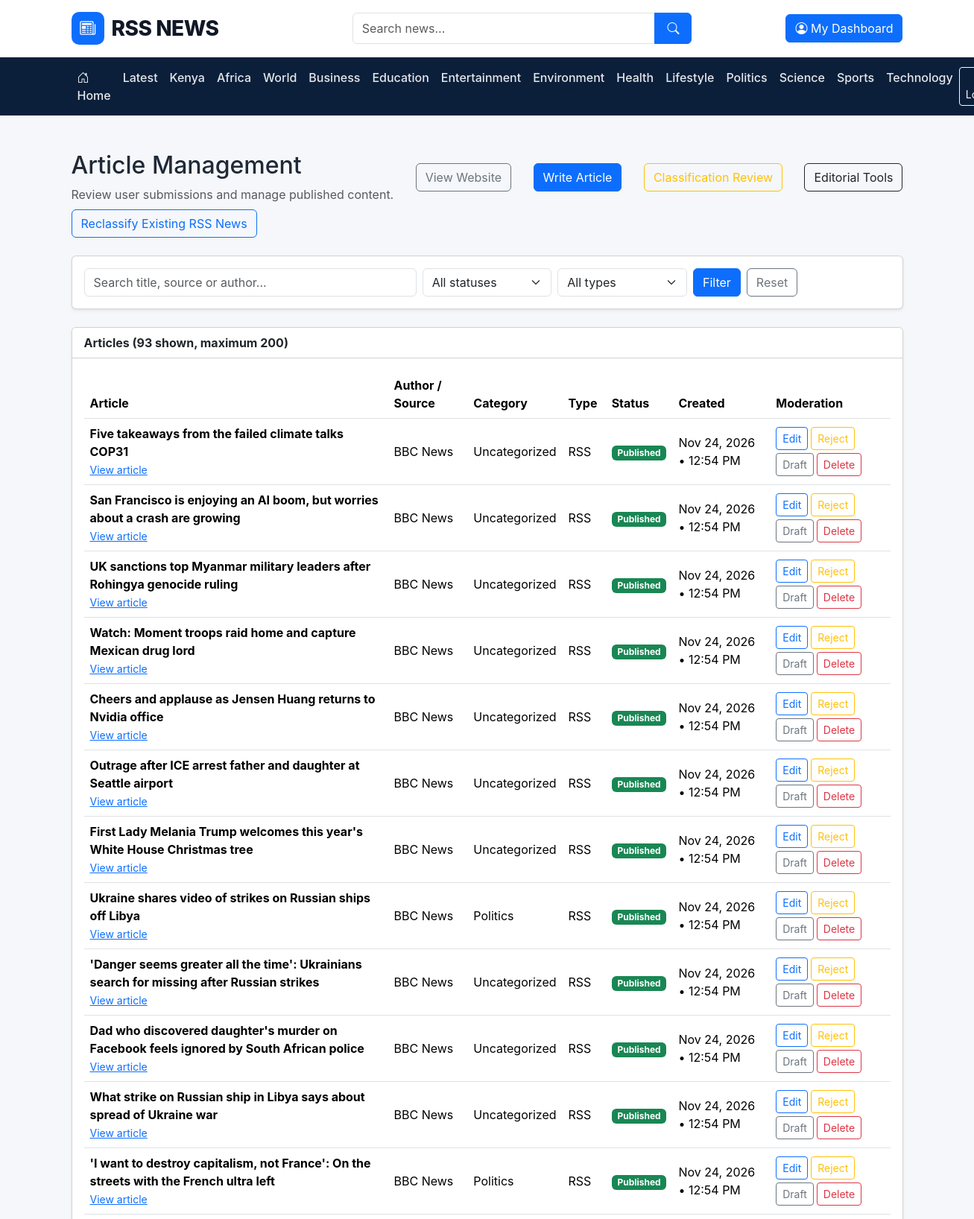
Page /admin/articles.php (signed in, upper part) on the committed database.
### tables this page shows
CREATE TABLE `categories` (
  `id` int(10) UNSIGNED NOT NULL,
  `name` varchar(100) NOT NULL,
  `slug` varchar(150) NOT NULL,
  `description` varchar(255) DEFAULT NULL,
  `category_type` enum('topic','legacy_geo') NOT NULL DEFAULT 'topic',
  `status` enum('active','inactive') NOT NULL DEFAULT 'active',
  `created_at` timestamp NOT NULL DEFAULT current_timestamp(),
  `updated_at` timestamp NOT NULL DEFAULT current_timestamp() ON UPDATE current_timestamp()
);

CREATE TABLE `articles` (
  `id` int(10) UNSIGNED NOT NULL,
  `user_id` int(10) UNSIGNED DEFAULT NULL,
  `category_id` int(10) UNSIGNED DEFAULT NULL,
  `region` enum('kenya','africa','world') NOT NULL DEFAULT 'world',
  `country_code` char(2) DEFAULT NULL,
  `classification_confidence` decimal(5,2) DEFAULT NULL,
  `classification_source` enum('manual','rss_rules','author_review') NOT NULL DEFAULT 'manual',
  `classification_needs_review` tinyint(1) NOT NULL DEFAULT 0,
  `classification_notes` varchar(500) DEFAULT NULL,
  `is_featured` tinyint(1) NOT NULL DEFAULT 0,
  `is_breaking` tinyint(1) NOT NULL DEFAULT 0,
  `scheduled_at` datetime DEFAULT NULL,
  `rss_feed_id` int(10) UNSIGNED DEFAULT NULL,
  `title` varchar(255) NOT NULL,
  `slug` varchar(300) NOT NULL,
  `excerpt` text DEFAULT NULL,
  `content` longtext DEFAULT NULL,
  `featured_image` varchar(2048) DEFAULT NULL,
  `source_name` varchar(150) DEFAULT NULL,
  `source_url` varchar(2048) DEFAULT NULL,
  `article_type` enum('user','rss') NOT NULL DEFAULT 'user',
  `status` enum('draft','pending','published','rejected') NOT NULL DEFAULT 'draft',
  `published_at` datetime DEFAULT NULL,
  `created_at` timestamp NOT NULL DEFAULT current_timestamp(),
  `updated_at` timestamp NOT NULL DEFAULT current_timestamp() ON UPDATE current_timestamp(),
  `deleted_at` datetime DEFAULT NULL
);

### includes/functions.php (called while the page is built, shortened)
<?php
function e(mixed $value): string
{
    return htmlspecialchars((string) $value, ENT_QUOTES, 'UTF-8');
}
function url(string $path = ''): string
{
    return BASE_URL . '/' . ltrim($path, '/');
}
function formatNewsDate(?string $date): string
{
    $timestamp = strtotime($date);
    return $timestamp === false
        ? ''
        : date('M d, Y • h:i A', $timestamp);
}
function articleUrl(int $id, string $slug): string
{
    return url(
        'article.php?id=' . $id . '&slug=' . urlencode($slug)
    );
}
function categoryUrl(string $slug): string
{
    return url('category.php?slug=' . urlencode($slug));
}

### includes/auth.php (called while the page is built, shortened)
<?php
require_once __DIR__ . '/functions.php';
function isLoggedIn(): bool
{
    return isset($_SESSION['user_id']);
}
function currentUserRole(): ?string
{
    return $_SESSION['user_role'] ?? null;
}

### admin/articles.php (the view, shortened to what this page needs)
<?php
require_once __DIR__ . '/../config/database.php';
require_once __DIR__ . '/../includes/functions.php';
require_once __DIR__ . '/../includes/auth.php';
$search = trim((string)($_GET['search'] ?? ''));
$where = ['a.deleted_at IS NULL'];
$params = [];
$sql = "
    SELECT a.id, a.title, a.slug, a.article_type, a.status,
           a.source_name, a.created_at, a.published_at,
           c.name AS category_name,
           u.first_name, u.last_name, u.username
    FROM articles a
    LEFT JOIN categories c ON c.id = a.category_id
    LEFT JOIN users u ON u.id = a.user_id
    WHERE " . implode(' AND ', $where) . "
    ORDER BY
        CASE a.status WHEN 'pending' THEN 0 ELSE 1 END,
        a.created_at DESC
    LIMIT 200
";
$stmt = $pdo->prepare($sql);
$stmt->execute($params);
$articles = $stmt->fetchAll();
require_once __DIR__ . '/../includes/header.php';
?>
<div class="container py-5">
    <div class="d-flex justify-content-between align-items-center flex-wrap gap-2 mb-4">
        <div>
            <h1 class="h2">Article Management</h1>
            <p class="text-muted mb-0">Review user submissions and manage published content.</p>
        </div>
        <a href="<?= e(url('index.php')) ?>" class="btn btn-outline-secondary">View Website</a>
        <a href="<?= e(url('user/create_article.php')) ?>" class="btn btn-primary">Write Article</a>
        <a href="<?= e(url('admin/classification_review.php')) ?>" class="btn btn-outline-warning">Classification Review</a>
        <a href="<?= e(url('admin/editorial_tools.php')) ?>" class="btn btn-outline-dark">Editorial Tools</a>
        <form method="POST" action="<?= e(url('admin/reclassify_rss.php')) ?>" onsubmit="return confirm('Reclassify all RSS articles that have not been manually corrected?');"><?= csrfField() ?><button class="btn btn-outline-primary" type="submit">Reclassify Existing RSS News</button></form>
    </div>
    <div class="card shadow-sm mb-4">
        <div class="card-body">
            <form method="GET" class="row g-2">
                <div class="col-lg-5">
                    <input type="search" name="search" class="form-control"
                           placeholder="Search title, source or author..."
                           value="<?= e($search) ?>">
                </div>
                <div class="col-md-3 col-lg-2">
                    <select name="status" class="form-select">
                        <option value="">All statuses</option>
                    </select>
                </div>
                <div class="col-md-3 col-lg-2">
                    <select name="type" class="form-select">
                        <option value="">All types</option>
                    </select>
                </div>
                <div class="col-md-3 col-lg-3 d-flex gap-2">
                    <button class="btn btn-primary" type="submit">Filter</button>
                    <a class="btn btn-outline-secondary" href="<?= e(url('admin/articles.php')) ?>">Reset</a>
                </div>
            </form>
        </div>
    </div>
    <div class="card shadow-sm">
        <div class="card-header bg-white">
            <strong>Articles (<?= count($articles) ?> shown, maximum 200)</strong>
        </div>
        <div class="card-body">
            <?php if (!$articles): ?>
                <p class="text-muted mb-0">No articles match these filters.</p>
            <?php else: ?>
                <div class="table-responsive">
                    <table class="table table-hover align-middle">
                        <thead>
                            <tr>
                                <th>Article</th><th>Author / Source</th><th>Category</th>
                                <th>Type</th><th>Status</th><th>Created</th><th>Moderation</th>
                            </tr>
                        </thead>
                        <tbody>
                        <?php foreach ($articles as $article): ?>
                            <?php
                            $author = trim((string)($article['first_name'] ?? '') . ' ' . (string)($article['last_name'] ?? ''));
                            if ($author === '') {
                                $author = (string)($article['source_name'] ?: 'RSS source');
                            }
                            $badge = match ($article['status']) {
                                'published' => 'success',
                                'pending' => 'warning',
                                'rejected' => 'danger',
                                default => 'secondary'
                            };
                            ?>
                            <tr>
                                <td>
                                    <strong><?= e($article['title']) ?></strong>
                                    <?php if ($article['status'] === 'published'): ?>
                                        <div><a class="small" target="_blank" rel="noopener"
                                            href="<?= e(articleUrl((int)$article['id'], $article['slug'])) ?>">View article</a></div>
                                    <?php endif; ?>
                                </td>
                                <td><?= e($author) ?></td>
                                <td><?= e($article['category_name'] ?? 'Uncategorized') ?></td>
                                <td><?= e(strtoupper($article['article_type'])) ?></td>
                                <td><span class="badge bg-<?= e($badge) ?>"><?= e(ucfirst($article['status'])) ?></span></td>
                                <td><?= e(formatNewsDate($article['created_at'])) ?></td>
                                <td>
                                    <div class="d-flex flex-wrap gap-1">
                                        <a class="btn btn-sm btn-outline-primary" href="<?= e(url('admin/edit_article.php?id=' . (int)$article['id'])) ?>">Edit</a>
                                        <?php if ($article['status'] !== 'rejected'): ?>
                                            <form method="POST">
                                                <button class="btn btn-sm btn-outline-warning" type="submit">Reject</button>
                                            </form>
                                        <?php endif; ?>
                                        <?php if ($article['status'] !== 'draft'): ?>
                                            <form method="POST">
                                                <button class="btn btn-sm btn-outline-secondary" type="submit">Draft</button>
                                            </form>
                                        <?php endif; ?>
                                        <form method="POST" onsubmit="return confirm('Move this article to deleted state?');">
                                            <button class="btn btn-sm btn-outline-danger" type="submit">Delete</button>
                                        </form>
                                    </div>
                                </td>
                            </tr>
                        <?php endforeach; ?>
                        </tbody>
                    </table>
                </div>
            <?php endif; ?>
        </div>
    </div>
</div>
<?php require_once __DIR__ . '/../includes/footer.php'; ?>

### includes/header.php (shortened to what this page needs)
<?php
require_once __DIR__ . '/functions.php';
require_once __DIR__ . '/auth.php';
require_once __DIR__ . '/../config/database.php';
$loggedIn = isLoggedIn();
$userRole = currentUserRole();
$dashboardPath = $userRole === 'admin' ? 'admin/index.php' : ($userRole === 'author' ? 'admin/articles.php' : 'user/dashboard.php');
?>
<!DOCTYPE html>
<html lang="en">
<head>
    <link href="https://cdn.jsdelivr.net/npm/bootstrap@5.3.3/dist/css/bootstrap.min.css" rel="stylesheet">
    <link href="https://cdn.jsdelivr.net/npm/bootstrap-icons@1.11.3/font/bootstrap-icons.css" rel="stylesheet">
    <link rel="stylesheet" href="<?= e(url('assets/css/style.css')) ?>">
</head>
<body>
<header class="main-header">
    <div class="container">
        <div class="row align-items-center py-3 g-3">
            <div class="col-lg-4 col-md-5">
                <a href="<?= e(url('index.php')) ?>" class="site-logo text-decoration-none">
                    <span class="logo-icon"><i class="bi bi-newspaper"></i></span>
                    <span>RSS NEWS</span>
                </a>
            </div>
            <div class="col-lg-5 col-md-7">
                <form action="<?= e(url('search.php')) ?>" method="GET" class="search-form">
                    <div class="input-group">
                        <input type="search" name="q" class="form-control"
                               placeholder="Search news..." required
                               value="<?= e($_GET['q'] ?? '') ?>">
                        <button class="btn btn-primary" type="submit" aria-label="Search">
                            <i class="bi bi-search"></i>
                        </button>
                    </div>
                </form>
            </div>
            <div class="col-lg-3 text-lg-end">
                <?php if ($loggedIn): ?>
                    <a href="<?= e(url($dashboardPath)) ?>" class="btn btn-primary">
                        <i class="bi bi-person-circle"></i> My Dashboard
                    </a>
                <?php else: ?>
                    <a href="<?= e(url('register.php')) ?>" class="btn btn-primary">
                        <i class="bi bi-person-plus"></i> Join Us
                    </a>
                <?php endif; ?>
            </div>
        </div>
    </div>
</header>
<nav class="navbar navbar-expand-lg navbar-dark main-navbar">
    <div class="container">
        <div class="collapse navbar-collapse" id="mainNavigation">
            <?php
            $navigationCategories = [];
            try {
                $navigationStmt = $pdo->query("
                    SELECT name, slug
                    FROM categories
                    WHERE status = 'active'
                      AND category_type = 'topic'
                      AND slug NOT IN ('kenya', 'africa', 'world')
                    ORDER BY name ASC
                    LIMIT 12
                ");
                $navigationCategories = $navigationStmt->fetchAll(PDO::FETCH_ASSOC);
            } catch (Throwable $navigationError) {
                error_log('Navigation categories error: ' . $navigationError->getMessage());
            }
            ?>
            <ul class="navbar-nav me-auto mb-2 mb-lg-0">
                <li class="nav-item"><a class="nav-link" href="<?= e(url('index.php')) ?>"><i class="bi bi-house-door"></i> Home</a></li>
                <li class="nav-item"><a class="nav-link" href="<?= e(url('latest.php')) ?>">Latest</a></li>
                <li class="nav-item"><a class="nav-link" href="<?= e(url('latest.php?region=kenya')) ?>">Kenya</a></li>
                <li class="nav-item"><a class="nav-link" href="<?= e(url('latest.php?region=africa')) ?>">Africa</a></li>
                <li class="nav-item"><a class="nav-link" href="<?= e(url('latest.php?region=world')) ?>">World</a></li>
                <?php foreach ($navigationCategories as $navigationCategory): ?>
                    <li class="nav-item">
                        <a class="nav-link" href="<?= e(categoryUrl($navigationCategory['slug'])) ?>">
                            <?= e($navigationCategory['name']) ?>
                        </a>
                    </li>
                <?php endforeach; ?>
            </ul>
            <div class="d-flex gap-2">
                <?php if ($loggedIn): ?>
                    <a href="<?= e(url('logout.php')) ?>" class="btn btn-outline-light btn-sm">
                        <i class="bi bi-box-arrow-right"></i> Logout
                    </a>
                <?php else: ?>
                    <a href="<?= e(url('login.php')) ?>" class="btn btn-outline-light btn-sm">
                        <i class="bi bi-person"></i> Login
                    </a>
                <?php endif; ?>
            </div>
        </div>
    </div>
</nav>
<main>

### assets/css/style.css (style rules this page uses)
:root { --primary: #0d6efd; --primary-dark: #084298; --dark: #111827; --light: #f5f7fa; --border: #e5e7eb; --text: #1f2937; --muted: #6b7280; }
* { box-sizing: border-box; }
body { margin: 0; background: var(--light); color: var(--text); font-family: -apple-system, BlinkMacSystemFont, "Segoe UI", Roboto, Arial, sans-serif; }
.main-header { background: white; border-bottom: 1px solid var(--border); }
.site-logo { display: inline-flex; align-items: center; gap: 10px; text-decoration: none; color: var(--dark); font-size: 28px; font-weight: 800; letter-spacing: -0.5px; }
.logo-icon { width: 44px; height: 44px; display: inline-flex; align-items: center; justify-content: center; background: var(--primary); color: white; border-radius: 10px; font-size: 21px; }
.search-form .form-control { border-radius: 6px 0 0 6px; min-height: 42px; }
.search-form .btn { min-width: 50px; }
.main-navbar { background: #0b1f3a; padding: 0; }
.main-navbar .nav-link { color: #e5e7eb; font-weight: 500; padding: 15px 13px; }
main { min-height: 600px; }

### rows in the picture
categories: name "Business"
categories: name "Education"
categories: name "Entertainment"
categories: name "Environment"
categories: name "Health"
categories: name "Lifestyle"
categories: name "Politics"
categories: name "Science"
categories: name "Sports"
categories: name "Technology"
articles: title "Five takeaways from the failed climate talks COP31", source_name "BBC News", category_name "Uncategorized", article_type "RSS", status "Published", created_at "Nov 24, 2026 • 12:54 PM"
articles: title "San Francisco is enjoying an AI boom, but worries about a crash are growing", source_name "BBC News", category_name "Uncategorized", article_type "RSS", status "Published", created_at "Nov 24, 2026 • 12:54 PM"
articles: title "UK sanctions top Myanmar military leaders after Rohingya genocide ruling", source_name "BBC News", category_name "Uncategorized", article_type "RSS", status "Published", created_at "Nov 24, 2026 • 12:54 PM"
articles: title "Watch: Moment troops raid home and capture Mexican drug lord", source_name "BBC News", category_name "Uncategorized", article_type "RSS", status "Published", created_at "Nov 24, 2026 • 12:54 PM"
articles: title "Cheers and applause as Jensen Huang returns to Nvidia office", source_name "BBC News", category_name "Uncategorized", article_type "RSS", status "Published", created_at "Nov 24, 2026 • 12:54 PM"
articles: title "Outrage after ICE arrest father and daughter at Seattle airport", source_name "BBC News", category_name "Uncategorized", article_type "RSS", status "Published", created_at "Nov 24, 2026 • 12:54 PM"
articles: title "First Lady Melania Trump welcomes this year's White House Christmas tree", source_name "BBC News", category_name "Uncategorized", article_type "RSS", status "Published", created_at "Nov 24, 2026 • 12:54 PM"
articles: title "Ukraine shares video of strikes on Russian ships off Libya", source_name "BBC News", category.name "Politics", article_type "RSS", status "Published", created_at "Nov 24, 2026 • 12:54 PM"
articles: title "'Danger seems greater all the time': Ukrainians search for missing after Russian strikes", source_name "BBC News", category_name "Uncategorized", article_type "RSS", status "Published", created_at "Nov 24, 2026 • 12:54 PM"
articles: title "Dad who discovered daughter's murder on Facebook feels ignored by South African police", source_name "BBC News", category_name "Uncategorized", article_type "RSS", status "Published", created_at "Nov 24, 2026 • 12:54 PM"
articles: title "What strike on Russian ship in Libya says about spread of Ukraine war", source_name "BBC News", category_name "Uncategorized", article_type "RSS", status "Published", created_at "Nov 24, 2026 • 12:54 PM"
articles: title "'I want to destroy capitalism, not France': On the streets with the French ultra left", source_name "BBC News", category.name "Politics", article_type "RSS", status "Published", created_at "Nov 24, 2026 • 12:54 PM"

### other values in the picture
count($articles) "93"
